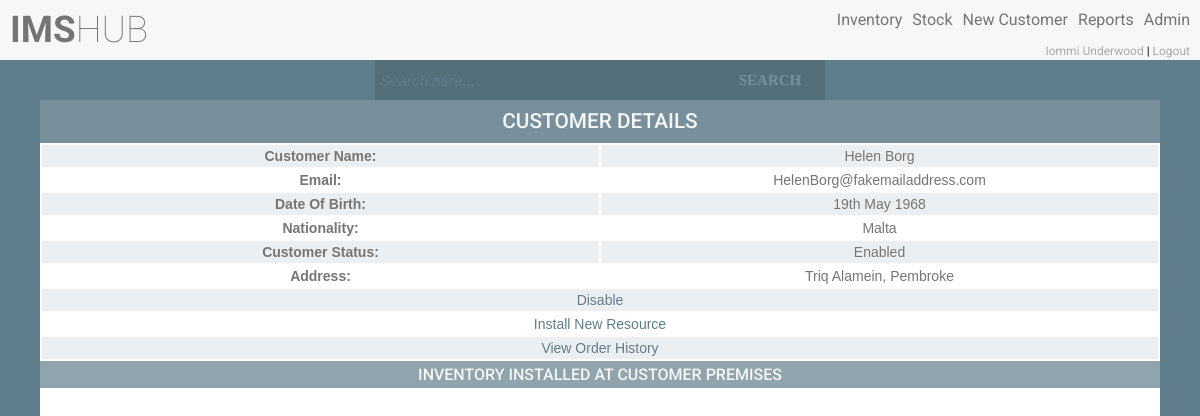
The app's page /viewCustomerDetails.php?id=51 (signed in) with its own data.
### tables this page shows
CREATE TABLE `users` (
  `uid` int(11) NOT NULL AUTO_INCREMENT,
  `name` varchar(50) NOT NULL,
  `surname` varchar(50) NOT NULL,
  `email` varchar(50) NOT NULL,
  `username` varchar(30) NOT NULL,
  `password` varchar(100) NOT NULL,
  `salt` varchar(32) NOT NULL,
  `user_type_id` int(11) NOT NULL,
  `user_status_id` int(11) NOT NULL,
  `resource_location_id` int(11) DEFAULT NULL,
  PRIMARY KEY (`uid`),
  UNIQUE KEY `uq_email` (`email`),
  UNIQUE KEY `uq_username` (`username`),
  KEY `fk_user_type_id` (`user_type_id`),
  KEY `fk_user_status_id` (`user_status_id`),
  CONSTRAINT `fk_user_status_id` FOREIGN KEY (`user_status_id`) REFERENCES `user_statuses` (`user_status_id`),
  CONSTRAINT `fk_user_type_id` FOREIGN KEY (`user_type_id`) REFERENCES `user_types` (`user_type_id`)
);

CREATE TABLE `customer_accounts` (
  `customer_account_id` int(11) NOT NULL AUTO_INCREMENT,
  `customer_name` varchar(50) NOT NULL,
  `customer_surname` varchar(50) NOT NULL,
  `customer_email` varchar(100) NOT NULL,
  `customer_dob` date NOT NULL,
  `street_id` int(11) NOT NULL,
  `town_id` int(11) NOT NULL,
  `nationality_id` int(11) NOT NULL,
  `customer_account_status_id` int(11) NOT NULL,
  PRIMARY KEY (`customer_account_id`),
  UNIQUE KEY `uq_customer_email` (`customer_email`),
  KEY `fk_nationality_id` (`nationality_id`),
  KEY `fk_customer_account_status_id` (`customer_account_status_id`),
  KEY `ix_name` (`customer_name`),
  KEY `ix_surname` (`customer_surname`),
  KEY `fk_street_id_idx` (`street_id`),
  CONSTRAINT `fk_customer_account_status_id` FOREIGN KEY (`customer_account_status_id`) REFERENCES `customer_account_statuses` (`customer_account_status_id`),
  CONSTRAINT `fk_nationality_id` FOREIGN KEY (`nationality_id`) REFERENCES `nationalities` (`nationality_id`)
);

CREATE TABLE `nationalities` (
  `nationality_id` int(11) NOT NULL AUTO_INCREMENT,
  `nationality` varchar(50) NOT NULL,
  PRIMARY KEY (`nationality_id`),
  UNIQUE KEY `uq_nationality` (`nationality`)
);

CREATE TABLE `customer_account_statuses` (
  `customer_account_status_id` int(11) NOT NULL AUTO_INCREMENT,
  `customer_account_status` varchar(50) NOT NULL,
  PRIMARY KEY (`customer_account_status_id`),
  UNIQUE KEY `uq_customer_account_status` (`customer_account_status`)
);

### classes/config.php (called while the page is built)
<?php
class config
{
    public static function get($path = null)
    {
        if ($path) {
            $config = $GLOBALS['config'];
            $path = explode('/', $path);
            foreach ($path as $bit) {
                if (isset($config[$bit])) {
                    $config = $config[$bit];
                }
            }
            return $config;
        }
        return false;
    }
}

### classes/db.php (called while the page is built, shortened)
<?php
class db
{
    private static $_instance = null;
    private $_pdo,
            $_query,
            $_error = false,
            $_results,
            $_count = 0;
    private function __construct()
    {
        try {
            $this->_pdo = new PDO('mysql:host=' . config::get('mysql/host') . ';dbname=' . config::get('mysql/db'), config::get('mysql/username'), config::get('mysql/password'));
        } catch (PDOException $e) {
            die($e->getMessage());
        }
    }
    public static function getInstance()
    {
        if (!isset(self::$_instance)) {
            self::$_instance = new db();
        }
        return self::$_instance;
    }
    public function query($sql, $params = array())
    {
        $this->_error = false;
        if ($this->_query = $this->_pdo->prepare($sql)) {
            $x = 1;
            if (count($params)) {
                foreach ($params as $param) {
                    $this->_query->bindValue($x, $param);
                    $x++;
                }
            }
            if ($this->_query->execute()) {
                $this->_results = $this->_query->fetchAll(PDO::FETCH_OBJ);
                $this->_count = $this->_query->rowCount();
            } else {
                $this->_error = true;
            }
        }
        return $this;
    }
    public function action($action, $table, $where = array()){
        if (count($where) === 3) {
            $operators = array('=', '>', '<', '>=', '<=');
            $field      = $where[0];
            $operator   = $where[1];
            $value      = $where[2];
            if (in_array($operator, $operators)) {
                $sql = "{$action} from {$table} where {$field} {$operator} ?";
                if (!$this->query($sql, array($value))->error()) {
                    return $this;
                }
            }
        }
        return false;
    }
    public function get($table, $where){
        return $this->action('select *', $table, $where);
    }
    public function results()
    {
        return $this->_results;
    }
    public function first(){
        return $this->results()[0];
    }
    public function error()
    {
        return $this->_error;
    }
    public function count()
    {
        return $this->_count;
    }
}

### Classes/user.php (called while the page is built, shortened)
<?php
class user
{
    private $_db,
            $_data,
            $_sessionName,
            $_cookieName,
            $_isLoggedIn,
            $_profile,
            $_usersList;
    public function __construct($user = null){
        $this->_db = db::getInstance();
        $this->_sessionName = config::get('session/session_name');
        if (!$user){
            if (session::exists($this->_sessionName)){
                $user = session::get($this->_sessionName);
                if ($this->find($user)){
                    $this->_isLoggedIn = true;
                } else {
                }
            }
        } else {
            $this->find($user);
        }
    }
    public function find($user = null){
        if ($user) {
            $field = (is_numeric($user)) ? 'uid' : 'username';
            $data = $this->_db->get('users', array($field, '=', $user));
            if ($data->count()){
                $this->_data = $data->first();
                return true;
            }
        }
        return false;
    }
    public function hasPermission($key){
        $type = $this->_db->get('user_types', array('user_type_id', '=', $this->data()->user_type_id));
        if ($type->count()){
            $permissions = json_decode($type->first()->user_permissions, true);
            if (isset($permissions[$key]) == true){
                return true;
            }
        }
        return false;
    }
    public function data(){
        return $this->_data;
    }
    public function isLoggedIn(){
        return $this->_isLoggedIn;
    }
}

### classes/session.php (called while the page is built, shortened)
<?php
class session
{
    public static function exists($name){
        return (isset($_SESSION[$name])) ? true : false;
    }
    public static function get($name){
        return $_SESSION[$name];
    }
}

### functions/sanitize.php (called while the page is built)
<?php
function escape($string){
    return htmlentities($string, ENT_QUOTES, 'UTF-8');
}

### classes/customer.php (the view, shortened to what this page needs)
<?php
class customer
{
    private $_db,
        $_data;
    public function __construct($user = null){
        $this->_db = db::getInstance();
    }
            ?>
            <?php
    public function getCustomerDetails($customerId){
        $sql = "SELECT
                    CONCAT(ca.customer_name,
                            ' ',
                            ca.customer_surname) AS fullName,
                    ca.customer_email,
                    DATE_FORMAT(ca.customer_dob, '%D %b %Y') AS customer_dob,
                    n.nationality,
                    ca.customer_account_status_id,
                    cas.customer_account_status,
                    CONCAT(s.street_name, ', ', t.town_name) AS address
                FROM
                    ims.customer_accounts ca
                        INNER JOIN
                    ims.nationalities n ON ca.nationality_id = n.nationality_id
                        INNER JOIN
                    ims.customer_account_statuses cas ON ca.customer_account_status_id = cas.customer_account_status_id
                        INNER JOIN
                    ims.towns t ON ca.town_id = t.town_id
                        INNER JOIN
                    ims.streets s ON ca.street_id = s.street_id
                WHERE
                    ca.customer_account_id = {$customerId}";
        $get = $this->_db->query($sql);
        if (!$get->count()) {
            echo 'could not get data';
        } else {
            foreach ($get->results() as $c) {
                $fullName = escape($c->fullName);
                $email = escape($c->customer_email);
                $dob = escape($c->customer_dob);
                $nationality = escape($c->nationality);
                $customerStatusId = escape($c->customer_account_status_id);
                $customerStatus = escape($c->customer_account_status);
                $address = escape($c->address);
            }
            ?>
            <div class="separator">
                <h1>Customer Details</h1>
            </div>
            <table class="ctable">
                <tr>
                    <td><b>Customer Name: </b></td>
                    <td><?php echo $fullName; ?></td>
                </tr>
                <tr>
                    <td><b>Email: </b></td>
                    <td><?php echo $email; ?></td>
                </tr>
                <tr>
                    <td><b>Date Of Birth: </b></td>
                    <td><?php echo $dob; ?></td>
                </tr>
                <tr>
                    <td><b>Nationality: </b></td>
                    <td><?php echo $nationality; ?></td>
                </tr>
                <tr>
                    <td><b>Customer Status: </b></td>
                    <td><?php echo $customerStatus; ?></td>
                </tr>
                <tr>
                    <td><b>Address: </b></td>
                    <td><?php echo $address; ?></td>
                </tr>
                <?php
                $user = new user();
                    ?>
                <?php
                if ($customerStatusId == 1){
                    if ($user->hasPermission('changeCustomerStatus') || $user->hasPermission('allAccess')) {
                        ?>
                        <tr>
                            <td colspan="2"><a href="changeCustomerStatus.php?id=<?php echo $customerId; ?>&statusId=2">Disable</a></td>
                        </tr>
                        <?php
                    }
                }
                ?>
                <tr>
                    <td colspan="2"><a href="viewCustomerDetails.php?id=<?php echo $customerId; ?>&installResource">Install New Resource</a></td>
                </tr>
                <tr>
                    <td colspan="2"><a href="viewOrders.php?id=<?php echo $customerId; ?>">View Order History</a></td>
                </tr>
            </table>
            <?php
        }
    }
    public function getInventoryCPE($customerId) {
        ?>
        <div class="separator">
            <h2>Inventory installed at customer premises</h2>
        </div>
            <?php
    }
}

### header.php (shortened to what this page needs)
<?php
$user = new user();
if ($user->isLoggedIn()) {
    $name = escape($user->data()->name);
    $surname = escape($user->data()->surname);
    ?>
    <!DOCTYPE html>
    <html>
    <head>
        <link rel='stylesheet prefetch'
              href='http://ajax.googleapis.com/ajax/libs/jqueryui/1.11.2/themes/smoothness/jquery-ui.css'>
        <link rel="stylesheet" href="//code.jquery.com/ui/1.12.1/themes/base/jquery-ui.css">
        <link rel="stylesheet" href="css/style.css">
    </head>
    <body>
    <div class="width-height">
        <div class="fixheader">
            <div class="header">
                <div class="logo">
                    <?php
                    if ($user->hasPermission('access') || $user->hasPermission('allAccess')) {
                        echo '<h1 class="header-heading"><a href="main.php"><strong>IMS</strong>HUB</a></h1>';
                    }
                    ?>
                </div>
                <div class="menu">
                    <ul class="nav">
                        <?php
                        if ($user->hasPermission('inventory') || $user->hasPermission('allAccess')) {
                            echo '<li><a href="inventory.php">Inventory</a></li>';
                        }
                        if ($user->hasPermission('allStockLevels') || $user->hasPermission('allAccess')) {
                            echo '<li><a href="stockLevels.php">Stock</a></li>';
                        }
                        if ($user->hasPermission('newCustomer') || $user->hasPermission('allAccess')) {
                            echo '<li><a href="newCustomer.php">New Customer</a></li>';
                        }
                        if ($user->hasPermission('reports') || $user->hasPermission('allAccess')) {
                            echo '<li><a href="reports.php">Reports</a></li>';
                        }
                        if ($user->hasPermission('admin') || $user->hasPermission('allAccess')) {
                            echo '<li><a href="admin.php">Admin</a></li>';
                        }
                        if ($user->hasPermission('access') || $user->hasPermission('allAccess')) {
                            echo '<br><div  class="user">
                                    <a href="profile.php">' . $name . ' ' . $surname . '</a>
                                    |
                                    <a href="logout.php">Logout</a>
                                  </div>';
                        }
                        ?>
                    </ul>
                </div>
            </div>
            <div class="nav-bar">
                <div class="search">
                    <?php
                    if ($user->hasPermission('search') || $user->hasPermission('allAccess')) {
                    ?>
                        <form action="search.php" method="post" class="form-wrapper cf">
                            <input type="text" name="search" placeholder="Search here..." autocomplete="off" required="required">
                            <button type="submit">Search</button>
                        </form>
                    <?php
                    }
                    ?>
                </div>
            </div>
        </div>
    </body>
    </html>
    <?php
} else {
    $hash = new hash();
    redirect::to('index.php?' . hash::sha256('nologin' . $hash->getSalt()));
}
?>

### records on screen
users: name "Iommi", surname "Underwood"
customer_accounts: customer_email "HelenBorg@fakemailaddress.com", nationality.nationality "Malta", customer_account_status.customer_account_status "Enabled"

### other values on screen
$fullName "Helen Borg"
$dob "19th May 1968"
$address "Triq Alamein, Pembroke"
